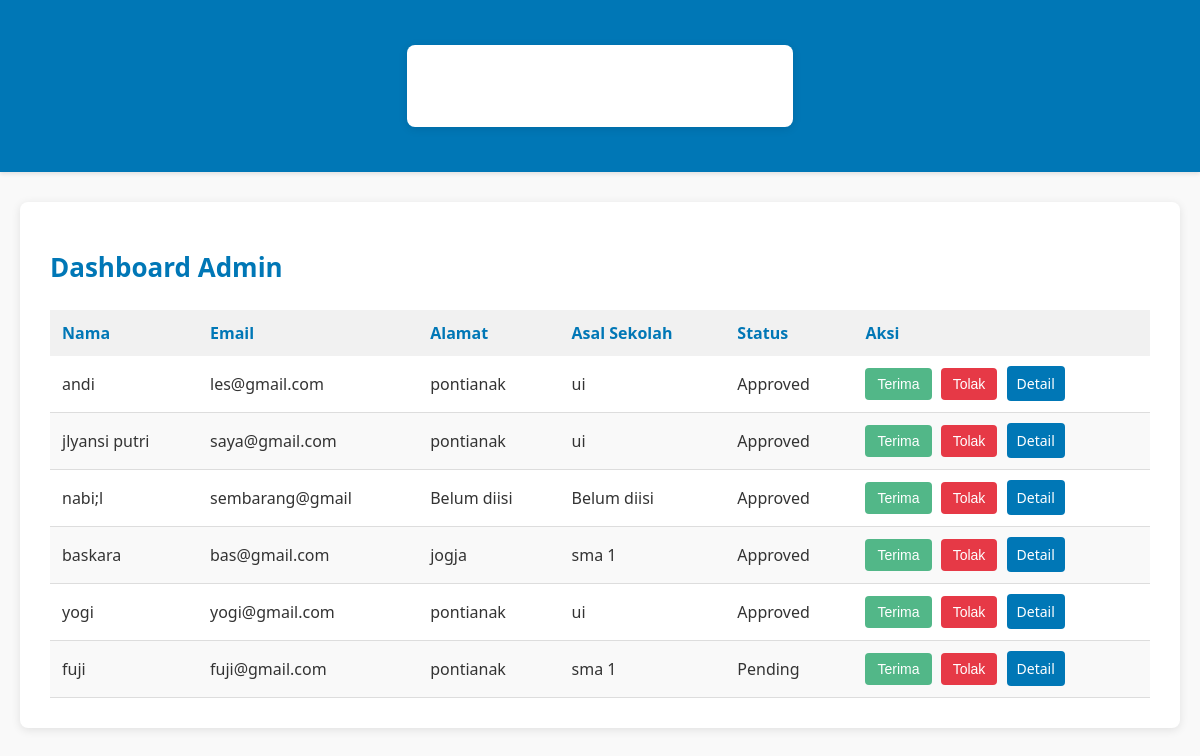
Page /dashboard_admin (signed in) on the earlier database version.
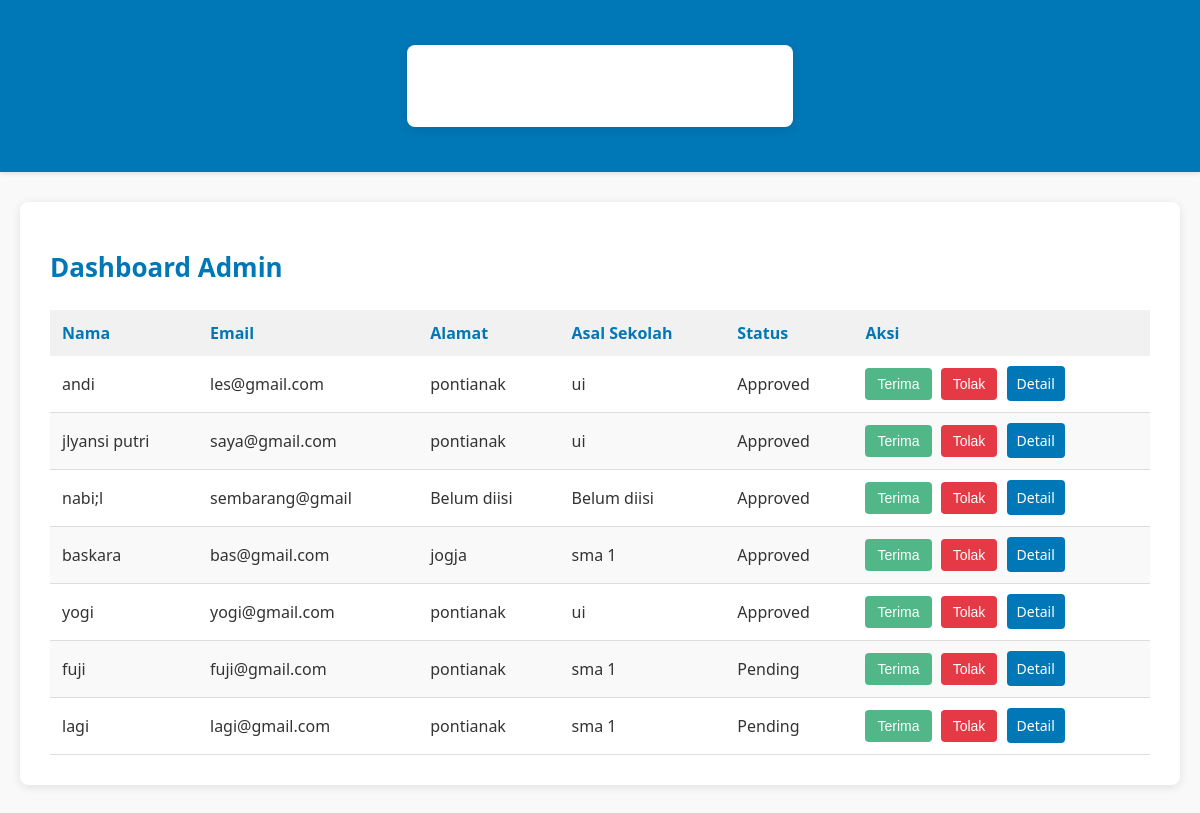
Same page on the later database version.
### models.py (models this page shows)
class User(db.Model):
    id = db.Column(db.Integer, primary_key=True)
    name = db.Column(db.String(100), nullable=False)
    email = db.Column(db.String(100), unique=True, nullable=False)
    password = db.Column(db.String(100), nullable=False)
    address = db.Column(db.String(200))
    school = db.Column(db.String(100))
    birth_date = db.Column(db.Date)
    phone = db.Column(db.String(15))
    gender = db.Column(db.String(10))
    hobby = db.Column(db.String(100))
    parent_name = db.Column(db.String(100))
    parent_job = db.Column(db.String(100))
    ijazah = db.Column(db.String(200))  # Link ke file ijazah
    kk = db.Column(db.String(200))  # Link ke file kartu keluarga
    ijazah_confirmed = db.Column(db.Boolean, default=False)  # Status konfirmasi ijazah
    kk_confirmed = db.Column(db.Boolean, default=False)  # Status konfirmasi KK
    status = db.Column(db.String(20), default='Pending')  # Pending, Approved, Rejected
    created_at = db.Column(db.DateTime, default=datetime.utcnow)  # Waktu pendaftaran

### app.py (the view, shortened to what this page needs)
@app.route('/dashboard_admin', methods=['GET', 'POST'])
def dashboard_admin():
    if 'admin_id' not in session:
        flash('Anda harus login sebagai admin untuk mengakses halaman ini.')
        return redirect(url_for('login'))
    users = User.query.all()
    return render_template('dashboard_admin.html', users=users)

### templates/dashboard_admin.html (shortened to what this page needs)
<!DOCTYPE html>
<html>
<head>
    <link rel="stylesheet" type="text/css" href="{{ url_for('static', filename='css/admin.css') }}">
</head>
<body>
    <nav class="navbar">
        <div class="container">
            <div class="navbar-links">
                <a href="/" class="navbar-brand">Homepage</a>
                <a href="/dashboard_admin">Dashboard Admin</a>
                <a href="/logout">Logout</a>
            </div>
        </div>
    </nav>
    <div class="container">
        <h1>Dashboard Admin</h1>
        <table>
            <thead>
                <tr>
                    <th>Nama</th>
                    <th>Email</th>
                    <th>Alamat</th>
                    <th>Asal Sekolah</th>
                    <th>Status</th>
                    <th>Aksi</th>
                </tr>
            </thead>
            <tbody>
                {% for user in users %}
                <tr>
                    <td>{{ user.name }}</td>
                    <td>{{ user.email }}</td>
                    <td>{{ user.address or 'Belum diisi' }}</td>
                    <td>{{ user.school or 'Belum diisi' }}</td>
                    <td>{{ user.status }}</td>
                    <td>
                        <form method="POST" action="{{ url_for('dashboard_admin') }}" style="display: inline;">
                            <button type="submit" name="action" value="approve" class="btn btn-green">Terima</button>
                            <button type="submit" name="action" value="reject" class="btn btn-red">Tolak</button>
                        </form>
                        <a href="{{ url_for('user_detail', user_id=user.id) }}" class="btn-detail">Detail</a>
                    </td>
                </tr>
                {% endfor %}
            </tbody>
        </table>
    </div>
</body>
</html>

### static/css/admin.css (style rules this page uses)
body { background-color: #f9f9f9; color: #333; font-family: 'Segoe UI', sans-serif; margin: 0; padding: 0; }
.navbar { background-color: #0077b6; padding: 15px 30px; display: flex; justify-content: space-between; align-items: center; color: #ffffff; box-shadow: 0 2px 4px rgba(0, 0, 0, 0.1); }
.navbar a { color: #ffffff; text-decoration: none; margin-right: 15px; font-weight: 500; }
.container { max-width: 1100px; margin: 30px auto; background: #ffffff; padding: 30px; border-radius: 8px; box-shadow: 0 2px 10px rgba(0, 0, 0, 0.1); }
.container h1 { margin-bottom: 25px; font-size: 26px; color: #0077b6; }
table { width: 100%; border-collapse: collapse; margin-top: 20px; color: #333; }
thead { background-color: #f1f1f1; color: #0077b6; }
thead th { padding: 12px; text-align: left; font-weight: 600; }
tbody tr { border-bottom: 1px solid #ddd; }
tbody tr:nth-child(even) { background-color: #f9f9f9; }
tbody td { padding: 12px; }
button[type="submit"] { padding: 8px 12px; margin-right: 5px; border: none; border-radius: 4px; color: white; cursor: pointer; font-size: 14px; transition: background-color 0.2s; }
button[name="action"][value="approve"] { background-color: #52b788; }
button[name="action"][value="reject"] { background-color: #e63946; }
.btn-detail { background-color: #0077b6; padding: 8px 10px; border-radius: 4px; color: white; text-decoration: none; font-size: 14px; }

Differences in the rows shown:
added User: name "lagi", email "lagi@gmail.com", address "pontianak", school "sma 1", status "Pending"
